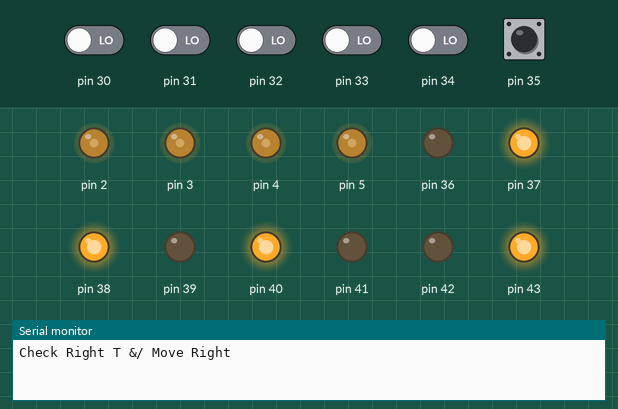
This sketch was run on a simulated Arduino Mega 2560, built with avr-gcc and run on an emulated ATmega2560. On the bench: output pins drawn as LEDs (lit = HIGH), the last lines printed to the serial monitor. The inputs (shaded band) are chosen by the test bench; at power-on: pin 35 HIGH, pin 30–34 LOW.

Above: at 1.2 s.
1.3 s: pin 31 driven HIGH
At 1.8 s:
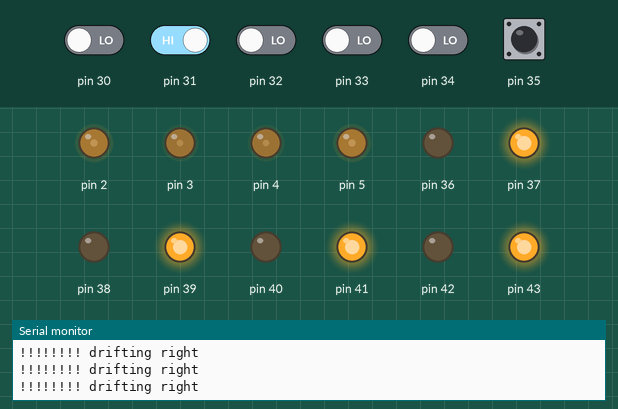
2.8 s: pin 30 driven HIGH
At 3.2 s:
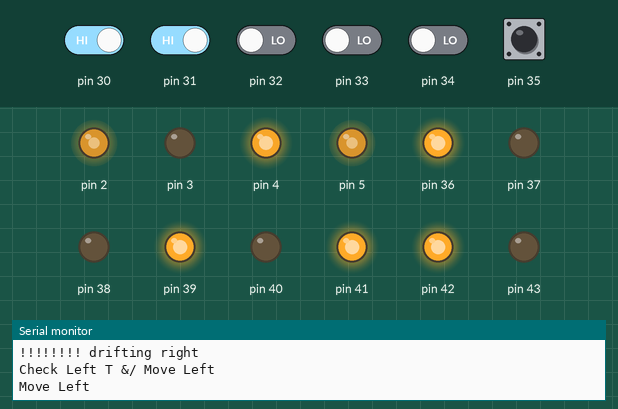
Timing chart, 0 to 5.8 s (numbered marks = the images above; inputs shaded):
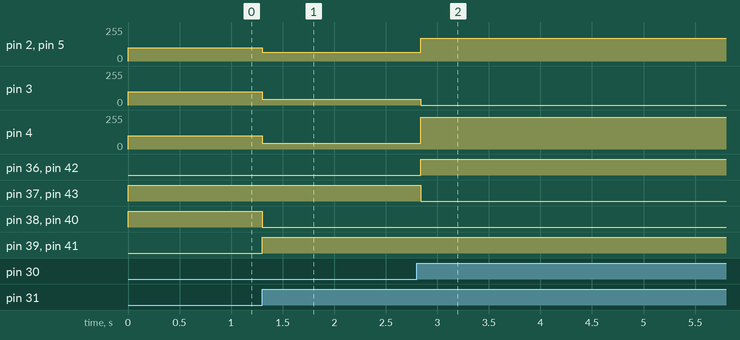

The sketch:

main.ino
```cpp
#include<string.h>

String path;
void setup() {
  // put your setup code here, to run once:
  pinMode(36, OUTPUT);
  pinMode(37, OUTPUT);
  pinMode(38, OUTPUT);
  pinMode(39, OUTPUT);
  pinMode(2, OUTPUT);
  pinMode(3, OUTPUT);
  pinMode(40, OUTPUT);
  pinMode(41, OUTPUT);
  pinMode(42, OUTPUT);
  pinMode(43, OUTPUT);
  pinMode(4, OUTPUT);
  pinMode(5, OUTPUT);


  Serial.begin(9600);

  pinMode(30, INPUT);
  pinMode(31, INPUT);
  pinMode(32, INPUT);
  pinMode(33, INPUT);
  pinMode(34, INPUT);
  pinMode(35, INPUT);

};
void movebackward(int speed)
{ analogWrite(2, speed);
  analogWrite(3, speed);
  analogWrite(4, speed);
  analogWrite(5, speed);
  digitalWrite(36, HIGH);
  digitalWrite(37, LOW);


  digitalWrite(38, HIGH);
  digitalWrite(39, LOW);

  digitalWrite(40, HIGH);
  digitalWrite(41, LOW);


  digitalWrite(42, HIGH);
  digitalWrite(43, LOW);


}
void moveforward(int speed)
{ analogWrite(2, speed); //back right
  analogWrite(3, speed); //back left
  analogWrite(4, speed); //front left
  analogWrite(5, speed); //front right

  digitalWrite(36, LOW);
  digitalWrite(37, HIGH);


  digitalWrite(38, LOW);
  digitalWrite(39, HIGH);


  digitalWrite(40, LOW);
  digitalWrite(41, HIGH);


  digitalWrite(42, LOW);
  digitalWrite(43, HIGH);

}
void moveforwardright(int speed)
{ analogWrite(2, speed - 50); //back right
  analogWrite(3, speed - 10); //back left
  analogWrite(4, speed - 10); //front left
  analogWrite(5, speed - 50); //front right

  digitalWrite(36, LOW);
  digitalWrite(37, HIGH);


  digitalWrite(38, LOW);
  digitalWrite(39, HIGH);


  digitalWrite(40, LOW);
  digitalWrite(41, HIGH);


  digitalWrite(42, LOW);
  digitalWrite(43, HIGH);

}
void moveforwardleft(int speed)
{
  analogWrite(2, speed - 10); //back right
  analogWrite(3, speed - 30); //back left
  analogWrite(4, speed - 30); //front left
  analogWrite(5, speed - 10); //front right

  digitalWrite(36, LOW);
  digitalWrite(37, HIGH);

  digitalWrite(38, LOW);
  digitalWrite(39, HIGH);


  digitalWrite(40, LOW);
  digitalWrite(41, HIGH);


  digitalWrite(42, LOW);
  digitalWrite(43, HIGH);

}
void uturn(int speed)
{
  analogWrite(2, speed);
  analogWrite(3, speed);
  analogWrite(4, speed);
  analogWrite(5, speed);
  digitalWrite(36, LOW);//shemalodam
  digitalWrite(37, HIGH);


  digitalWrite(38, HIGH);//yemenodam
  digitalWrite(39, LOW);

  digitalWrite(40, HIGH);//yemenwara
  digitalWrite(41, LOW);


  digitalWrite(42, LOW);//shemalwara
  digitalWrite(43, HIGH);

}

void sharpyemen(int speed)
{

  analogWrite(2, speed);
  analogWrite(3, speed);
  analogWrite(4, speed);
  analogWrite(5, speed);
  digitalWrite(36, LOW);//shemalodam
  digitalWrite(37, HIGH);


  digitalWrite(38, HIGH);//yemenodam
  digitalWrite(39, LOW);

  digitalWrite(40, HIGH);//yemenwara
  digitalWrite(41, LOW);


  digitalWrite(42, LOW); //shemalwara
  digitalWrite(43, HIGH);


}
void sharpshemal(int speed)
{
  analogWrite(2, speed-30);//back right
  analogWrite(3, 0);//back left
  analogWrite(4, speed+40);//front left
  analogWrite(5, speed-30);//front right

  digitalWrite(36, HIGH);//shemalodam
  digitalWrite(37, LOW);


  digitalWrite(38, LOW);//yemenodam
  digitalWrite(39, HIGH);

  digitalWrite(40, LOW);//yemenwara
  digitalWrite(41, HIGH);


  digitalWrite(42, HIGH);//shemalwara
  digitalWrite(43, LOW);


}
void stoprobot(int speed)
{
  analogWrite(2, speed);
  analogWrite(3, speed);
  analogWrite(4, speed);
  analogWrite(5, speed);
  digitalWrite(36, LOW);//shemalodam
  digitalWrite(37, LOW);


  digitalWrite(38, LOW);//yemenodam
  digitalWrite(39, LOW);

  digitalWrite(40, LOW);//yemenwara
  digitalWrite(41, LOW);


  digitalWrite(42, LOW);//shemalwara
  digitalWrite(43, LOW);

}

void loop() {
 //sharpyemen(75);

  // put your main code here, to run repeatedly:
  //                33
  //  30     31             34      35
  //                32

  if ( digitalRead(30) && digitalRead(31) )
  {
    Serial.println("Check Left T &/ Move Left");
    Serial.println("Move Left");
    path += 'L';
    while ( (digitalRead(30) && digitalRead(31)) || (!digitalRead(30) && digitalRead(31)) || (digitalRead(30) && !digitalRead(31)))
    {
      sharpshemal(200);
    }

    while (  digitalRead(34) || digitalRead(31) || (digitalRead(31) && digitalRead(34) && digitalRead(33)))              //== digitalRead(33) ) &&  (digitalRead(32) ==0) )
    {
      sharpshemal(200);
    }

  }

  /////////Forward Condition////////////
  else if ( !digitalRead(30) && !digitalRead(31) && digitalRead(32) && digitalRead(33) )
  {
    Serial.println("Move Forward");
    path += 'S';
    moveforward(50
    );
  }
  else if ( ( !digitalRead(30) && digitalRead(31) && digitalRead(32) && !digitalRead(34) && !digitalRead(35) )
            || (  !digitalRead(30) && digitalRead(31) && !digitalRead(32) && !digitalRead(33) && !digitalRead(34) && !digitalRead(35) )
            || digitalRead(31))  {

    Serial.println("!!!!!!!! drifting right ");

    moveforwardleft(75);

  }
  else if ( !digitalRead(30) && !digitalRead(31) && digitalRead(32)  && digitalRead(34) && !digitalRead(35)
            || (  !digitalRead(30) && !digitalRead(31) && !digitalRead(32) && !digitalRead(33) && digitalRead(34) && !digitalRead(35) )
            )
  {
    Serial.println("!!!!! drifting left");
    moveforwardright(75);
  }


  /////////Reverse Condition//////////
 /* else if (!digitalRead(30) && !digitalRead(33) && !digitalRead(35) && !digitalRead(31) && !digitalRead(34))
  {
    Serial.println("Move Back");
    path += 'B';

    uturn(85);
  }
*/
  // put your main code here, to run repeatedly:
  //                33
  //  30     31               34      35
  //                32
  //// Right/Right-T Condition/////////////
  else if ( !digitalRead(30) && !digitalRead(33) && !digitalRead(31) && (digitalRead(35) || (digitalRead(35) && digitalRead(34))))
  {
    Serial.println("Check Right T &/ Move Right");
    path += 'R';
    while ( digitalRead(31) == 0 )              //== digitalRead(33) ) &&  (digitalRead(32) ==0) )
    {
      sharpyemen(100);
    }


  }
  else if ( digitalRead(31) && digitalRead(34) && !digitalRead(33) )
  {
    stoprobot(0);

  }
}
```

Measured:
- after the input at 1.3 s, pin 2, pin 5: 100/255 → 65/255 at once; pin 3, pin 4: 100/255 → 45/255 at once; pin 38, pin 40: HIGH → LOW at once; pin 39, pin 41: LOW → HIGH at once
- after the input at 2.8 s, pin 2, pin 5: 65/255 → 170/255 at once; pin 3: 45/255 → 0/255 at once; pin 4: 45/255 → 240/255 at once; pin 36, pin 42: LOW → HIGH at once; pin 37, pin 43: HIGH → LOW at once
